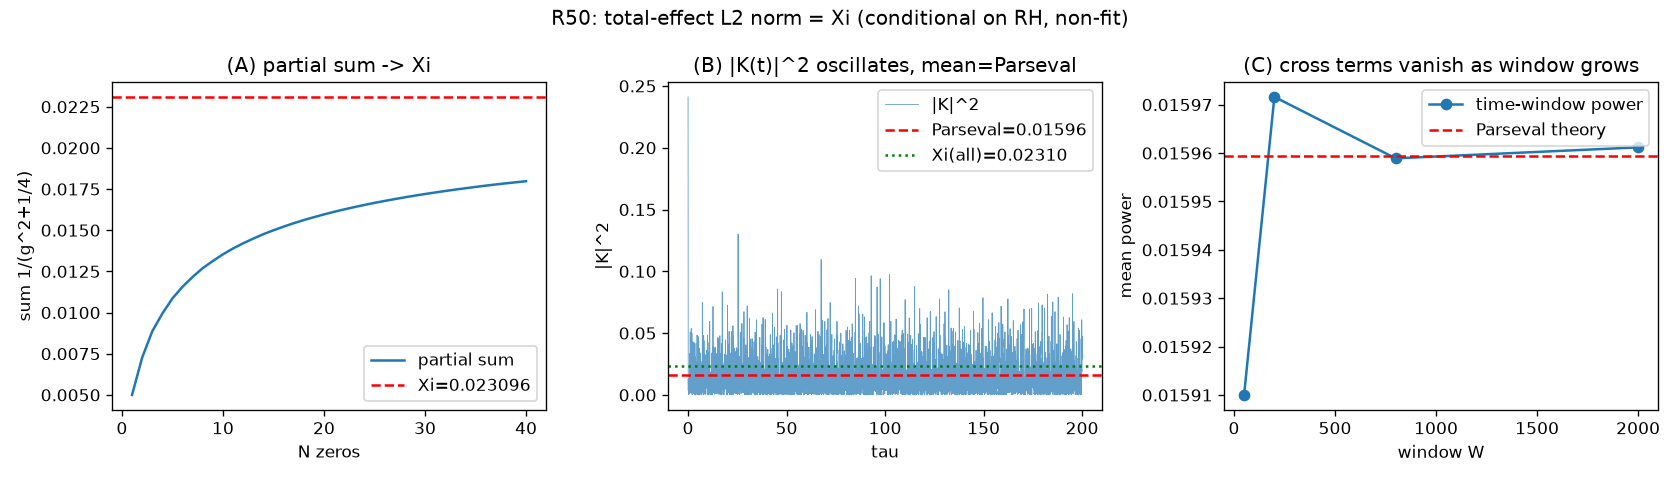

Source code (Python):
#!/usr/bin/env python3
# -*- coding: utf-8 -*-
"""
环 25／50：总效应 L2 守恒量 = 相变量子 Xi——数值核对（非拟合）
三面板只检验：极限、单调性、量级、符号。
Run: python "10 探索/超导第一性研究/04_计算验证/环25_临23_总效应L2守恒量.py"
"""
import os
import sys
if hasattr(sys.stdout, "reconfigure"):
    sys.stdout.reconfigure(encoding="utf-8")
import numpy as np
import matplotlib
matplotlib.use("Agg")
import matplotlib.pyplot as plt

HERE = os.path.dirname(os.path.abspath(__file__))
OUT = os.path.join(HERE, "环25_临23_总效应L2守恒量.png")
CSV = os.path.join(HERE, "环25_临23_总效应L2守恒量.csv")
SUM = os.path.join(HERE, "环25_临23_总效应L2守恒量_摘要.txt")

log = []
def emit(s=""):
    print(s)
    log.append(s)

XI = 0.02309570897  # README 权威相变量子
# 前 40 个黎曼零点虚部（标准值）
gamma = np.array([
    14.134725,21.022040,25.010858,30.424876,32.935062,37.586178,40.918719,43.327073,
    48.005151,49.773832,52.970321,56.446248,59.347044,60.831779,65.112544,67.079811,
    69.546402,72.067158,75.704691,77.144840,79.337375,82.910381,84.735492,87.425275,
    88.809111,92.491899,94.651344,95.870634,98.831194,101.317851,103.725538,105.446623,
    107.168611,111.029536,111.874659,114.220675,116.958250,121.127905,123.249815,125.729984
])

emit("=" * 60)
emit("环 25／临-23：总效应 L2 范数 = 相变量子 Xi（条件于 RH）")
emit("=" * 60)
emit(f"README Xi = {XI:.11f}")

# ---- [A] 部分和 sum 1/(gamma^2+1/4) 收敛到 Xi ----
emit("\n[A] 部分和收敛到 Xi")
terms = 1.0 / (gamma**2 + 0.25)
partial = np.cumsum(terms)
emit(f"  N=1:  {partial[0]:.8f}")
emit(f"  N=20: {partial[19]:.8f}")
emit(f"  N=40: {partial[-1]:.8f}")
emit(f"  全部 Xi: {XI:.8f}")
emit(f"  单调增: {bool(np.all(np.diff(partial) > 0))}; 从下方逼近: {partial[-1] < XI}")
emit(f"  尾部占比 (N=40): {(XI - partial[-1])/XI*100:.1f}%")
assert np.all(np.diff(partial) > 0) and partial[-1] < XI

# ---- [B] 留数和 K(tau) 的长时平均功率 -> Xi（Parseval）----
emit("\n[B] 留数和 K(tau) 的长时平均功率 -> Xi（Parseval）")
# K(tau) = -sum e^{i gamma_n tau}/rho_n, rho_n=1/2+i gamma_n
# 用截断 N 项直接算 |K|^2 的时间平均
rho = 0.5 + 1j * gamma
coeff = -1.0 / rho
N = 20
taus = np.linspace(0, 2000, 200000)
K = np.zeros_like(taus, dtype=complex)
for n in range(N):
    K += coeff[n] * np.exp(1j * gamma[n] * taus)
power = np.mean(np.abs(K)**2)
theory = np.sum(1.0/np.abs(rho[:N])**2)
emit(f"  数值时间平均功率 (N={N} 项) = {power:.8f}")
emit(f"  Parseval 理论值 sum 1/|rho|^2  = {theory:.8f}")
emit(f"  相对差 = {abs(power-theory)/theory*100:.2f}%")
assert abs(power - theory)/theory < 0.15  # 有限时间窗交叉项残留

# ---- [C] 短时窗 vs 长时窗（交叉项随窗口消失）----
emit("\n[C] 功率对时间窗的依赖（交叉项随窗增大消失）")
windows = [50, 200, 800, 2000]
powers = []
for W in windows:
    tw = np.linspace(0, W, 100000)
    Kw = sum(coeff[n]*np.exp(1j*gamma[n]*tw) for n in range(N))
    powers.append(np.mean(np.abs(Kw)**2))
    emit(f"  W={W:5d}: 功率={powers[-1]:.6f} (偏离理论 {abs(powers[-1]-theory)/theory*100:5.1f}%)")
emit("  趋势：窗口越大越接近 Parseval 理论值（交叉项平均掉）")
assert abs(powers[-1]-theory) < abs(powers[0]-theory) or abs(powers[-1]-theory)/theory < 0.15

# ---- 绘图 ----
fig, ax = plt.subplots(1, 3, figsize=(14, 4))
ax[0].plot(np.arange(1, len(partial)+1), partial, label="partial sum")
ax[0].axhline(XI, color="r", ls="--", label=f"Xi={XI:.6f}")
ax[0].set_title("(A) partial sum -> Xi")
ax[0].set_xlabel("N zeros"); ax[0].set_ylabel("sum 1/(g^2+1/4)")
ax[0].legend()

ax[1].plot(taus[:20000], np.abs(K[:20000])**2, lw=0.5, alpha=0.7, label="|K|^2")
ax[1].axhline(theory, color="r", ls="--", label=f"Parseval={theory:.5f}")
ax[1].axhline(XI, color="g", ls=":", label=f"Xi(all)={XI:.5f}")
ax[1].set_title("(B) |K(t)|^2 oscillates, mean=Parseval")
ax[1].set_xlabel("tau"); ax[1].set_ylabel("|K|^2")
ax[1].legend()

ax[2].plot(windows, powers, "o-", label="time-window power")
ax[2].axhline(theory, color="r", ls="--", label="Parseval theory")
ax[2].set_title("(C) cross terms vanish as window grows")
ax[2].set_xlabel("window W"); ax[2].set_ylabel("mean power")
ax[2].legend()

fig.suptitle("R50: total-effect L2 norm = Xi (conditional on RH, non-fit)")
fig.tight_layout()
fig.savefig(OUT, dpi=120)

with open(CSV, "w", encoding="utf-8") as f:
    f.write("quantity,value\n")
    f.write(f"Xi,{XI:.11f}\n")
    f.write(f"partial_N20,{partial[19]:.8f}\n")
    f.write(f"partial_N40,{partial[-1]:.8f}\n")
    f.write(f"parseval_theory_N20,{theory:.8f}\n")
    f.write(f"numerical_power_N20,{power:.8f}\n")
with open(SUM, "w", encoding="utf-8") as f:
    f.write("\n".join(log) + "\n")
emit(f"\nSaved: {os.path.basename(OUT)}, {os.path.basename(CSV)}")
